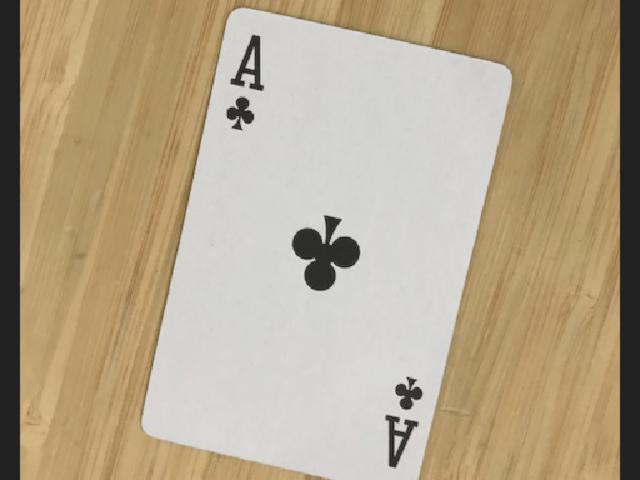
#> input picture generatedCards/clubs-1-10-zoom0.2-contrast0.8-sharp0.5.JPG, 640 x 480 px, given as the content of the folder /all_real_images/, which was not available
$ python create_images.py generatedCards/clubs-1-10-zoom0.2-contrast0.8-sharp0.5.JPG   (older library calls are emulated)
#> lines starting #> are read from the running program, lines starting #| are printed output that depends on the picture; pictures that were not available may be replaced by others from this repository, and a replacement may not be noted
from PIL import Image, ImageFilter, ImageEnhance
import sys,os

'''
This file loads images from a given folder, creates a new set of augmented images,
and saves them in another folder.
'''

def loadImagesAndNames(directory):
    realImages = []
    names = [name for name in os.listdir(directory) if name != ".DS_Store"]
    for item in names:
        if os.path.isfile(directory+item):
            image = Image.open(directory+item)
            if hasattr(image, '_getexif'):
                orientation = 0x0112
                exif = image._getexif()
                if exif is not None:
                    orientation = exif[orientation]
                    rotations = {
                        3: Image.ROTATE_180,
                        6: Image.ROTATE_270,
                        8: Image.ROTATE_90
                    }
                    if orientation in rotations:
                        image = image.transpose(rotations[orientation])
            realImages.append(image)
    return realImages, names

def rotateImages(images):
    # rotate them 90 degrees to make them vertical.
    rotatedImages = []
    for image in images:
        rotatedImage = image.rotate(90)
        rotatedImages.append(rotatedImage)
    return rotatedImages

def scaleImages(images):
    # scale the images: 480x640 -> 120x160
    size = [120,160]
    scaledImages = []
    for image in images:
        scaledImage = image.resize(size, Image.ANTIALIAS)
        scaledImages.append(scaledImage)
    return scaledImages

#for a image, return contrasted images.
def contrast(image, name, contrastRate, numberImages):
    contrastedImages = []
    contraster = ImageEnhance.Contrast(image)
    i = 1.0 - contrastRate
    while len(contrastedImages) < numberImages:
        contrastedImages.append((contraster.enhance(i), createNewName(name, i, 'contrast')))
        i = i - contrastRate
    return contrastedImages

def color(image, name, colorRate, numberImages):
    colorImages = []
    colorer = ImageEnhance.Color(image)
    i = 1.0 - colorRate
    while len(colorImages) < numberImages:
        colorImages.append((colorer.enhance(i), createNewName(name, i, 'color')))
        i = i - colorRate
    return colorImages

def brightness(image, name, brightRate, numberImages):
    brightImages = []
    brighter = ImageEnhance.Brightness(image)
    i = 1.0 - brightRate
    while len(brightImages) < numberImages:
        brightImages.append((brighter.enhance(i), createNewName(name, i, 'bright')))
        i = i - brightRate
    return brightImages

# from 1 to 2 in more sharp, from 1 to 0 is more blurry.
def sharpness(image, name, sharpRate, numberImages):
    sharpImages = []
    sharpness = ImageEnhance.Sharpness(image)
    i = 1.0 - sharpRate
    j = 1.0 + sharpRate
    while len(sharpImages) < numberImages:
        sharpImages.append((sharpness.enhance(i), createNewName(name, i, 'sharp')))
        i = i - sharpRate
        sharpImages.append((sharpness.enhance(j), createNewName(name, j, 'sharp')))
        j = j + sharpRate
    return sharpImages

#zoomIn eliminating X pixels from every boundary.
def zoomIn(image, zoomProportion):
    croplimit1 = 0+float(image.size[0])*float(zoomProportion/2)
    croplimit2 = 0+float(image.size[1])*float(zoomProportion/2)
    croplimit3 = image.size[0]-float(image.size[0])*float(zoomProportion/2)
    croplimit4 = image.size[1]-float(image.size[1])*float(zoomProportion/2)
    croppedImage = image.crop((croplimit1, croplimit2, croplimit3, croplimit4))
    resizedImage = croppedImage.resize(image.size)
    return resizedImage

# return an array of zoomed-in images. Includes the initial image.
def multipleZoom(image, name, zoomRate, NumberOfImages):
    i = 0.00
    zoomInImages = []
    while len(zoomInImages) < NumberOfImages:
        zoomInImages.append((zoomIn(image, i), createNewName(name, i, 'zoom')))
        i = i + zoomRate
    return zoomInImages

def createNewName(baseName, rate, effect):
    #I split only the last point (associated to the extension).
    nameSplit = baseName.rsplit('.', 1)
    newName = nameSplit[0]+'-'+effect+str(rate)+'.'+nameSplit[1]
    return newName

def saveImages(imageListTuple, newDirectory):
    for im in imageListTuple:
        directory = str(newDirectory+str(im[1]))
        im[0].save(directory, 'JPEG')

''' from a file, return a list of tuples (image, name) for every image created.
(original images are included in the list also)
For the case of 80 original images (10 for each 6 and As), the function generates 8.400 images.'''
def generateSampleOfImages(realCardsDirectory):
    #first create a list of cards and a list of names, from pictures in a folder.
    realCards, names = loadImagesAndNames(realCardsDirectory)
    #realCards = rotateImages(realCards)
    realCards = scaleImages(realCards)
    #I create a list of tuples for the new images
    # and the names associated with them.
    newImages = []
    #first add zoomed-in images.
    for i, card in enumerate(realCards):
        zoomImages = multipleZoom(card, names[i], 0.05, 5)
        # here I add the new card and its type.
        newImages = newImages + zoomImages
    print(len(newImages))
    #add modified images (contrast, new color, brightness)
    modifiedList = []
    for im in newImages:
        modifiedList = modifiedList + contrast(im[0], im[1], 0.2, 2)
        modifiedList = modifiedList + color(im[0], im[1], 0.3, 1)
        modifiedList = modifiedList + brightness(im[0], im[1], 0.2, 3)
    newImages = newImages + modifiedList
    print(len(newImages))
    # I combine sharpness with all the other modifications.
    sharpList = []
    for im in newImages:
        sharpList = sharpList + sharpness(im[0], im[1], 0.5, 2)
    newImages = newImages + sharpList
    print('new set of images have '+str(len(newImages))+' images.')
    return newImages


'''To generate the cards, yo have to specify the directory where the original cards are,
and the directory where the new cards will be saved.
Do not run this before emptying the folder where the new cards will be.
'''
def main():
    realCardsDirectory = os.path.dirname(sys.argv[0]) + '/all_real_images/'
    Images = generateSampleOfImages(realCardsDirectory)
#> in loadImagesAndNames, image is the input picture: PIL image 640x480 RGB; mean R, G, B 181.3, 165.7, 139.8
#> in generateSampleOfImages, `realCards, names = loadImagesAndNames(realCardsDirectory)`: realCards = 1 item
#> the loop in scaleImages, `for image in images:` made 1 pass
#> pass 1, in scaleImages, `scaledImage = image.resize(size, Image.ANTIALIAS)`:
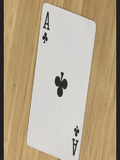
#> scaledImage: PIL image 120x160 RGB; mean R, G, B 181.3, 165.7, 139.8
#> the loop in generateSampleOfImages, `for i, card in enumerate(realCards):` made 1 pass
#> pass 1, in zoomIn (call 2), `croppedImage = image.crop((croplimit1, croplimit2, croplimit3, croplim..`:
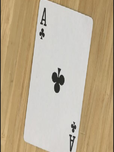
#> croppedImage: PIL image 114x152 RGB; mean R, G, B 189.6, 173.8, 147.2
#> pass 1, in zoomIn (call 2), `resizedImage = croppedImage.resize(image.size)`:
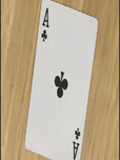
#> resizedImage: PIL image 120x160 RGB; mean R, G, B 189.6, 173.8, 147.2
#> pass 1, in zoomIn (call 3), `croppedImage = image.crop((croplimit1, croplimit2, croplimit3, croplim..`:
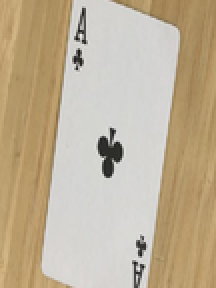
#> croppedImage: PIL image 108x144 RGB (shown 2 times larger); mean R, G, B 192.2, 177.2, 151.9
#> pass 1, in zoomIn (call 3), `resizedImage = croppedImage.resize(image.size)`:
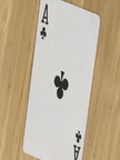
#> resizedImage: PIL image 120x160 RGB; mean R, G, B 192.2, 177.2, 151.9
#| 5
#> the loop in generateSampleOfImages, `for im in newImages:` made 5 passes
#> in generateSampleOfImages, `newImages = newImages + modifiedList`: newImages = 35 items
#| 35
#> the loop in generateSampleOfImages, `for im in newImages:` made 35 passes
#> in generateSampleOfImages, `newImages = newImages + sharpList`: newImages = 105 items
#| new set of images have 105 images.
#> Images = 105 items
    newDirectory = os.path.dirname(sys.argv[0]) + '/generatedCards/'
    saveImages(Images, newDirectory)
#> the loop in saveImages, `for im in imageListTuple:` made 105 passes
    return

if __name__ == '__main__':
    main()

$ run again, on generatedCards/clubs-1-3-zoom0.2-contrast0.8.JPG
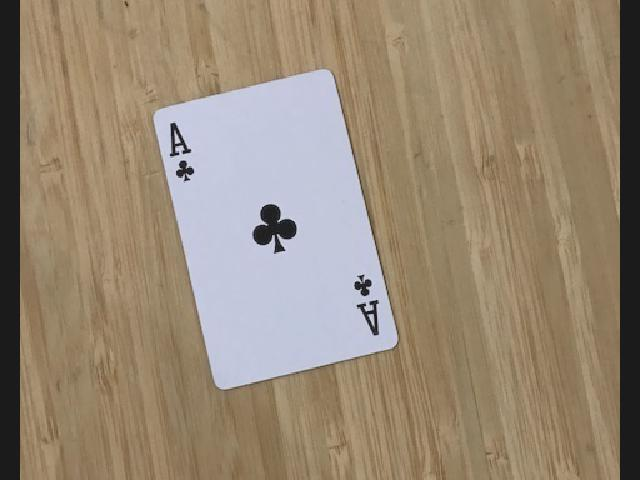
#> input picture generatedCards/clubs-1-3-zoom0.2-contrast0.8.JPG, 640 x 480 px, given as the content of the folder /all_real_images/, which was not available
#> in loadImagesAndNames, image is the input picture: PIL image 640x480 RGB; mean R, G, B 152, 136.3, 116.8
#> realCards = 1 item; names = ['clubs-1-3-zoom0.2-contrast0.8.JPG']
#> the loop in scaleImages, `for image in images:` made 1 pass
#> pass 1, in scaleImages, `scaledImage = image.resize(size, Image.ANTIALIAS)`:
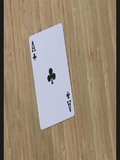
#> scaledImage: PIL image 120x160 RGB; mean R, G, B 151.9, 136.3, 116.8
#> after the loop in scaleImages, `for image in images:`: scaledImages = 1 item
#> the loop in generateSampleOfImages, `for i, card in enumerate(realCards):` made 1 pass
#> pass 1, in zoomIn (call 3), `croppedImage = image.crop((croplimit1, croplimit2, croplimit3, croplim..`:
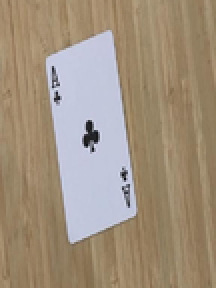
#> croppedImage: PIL image 108x144 RGB (shown 2 times larger); mean R, G, B 161.2, 145.4, 125.9
#| 5
#> the loop in generateSampleOfImages, `for im in newImages:` made 5 passes
#> in generateSampleOfImages, `newImages = newImages + modifiedList`: newImages = 35 items
#| 35
#> the loop in generateSampleOfImages, `for im in newImages:` made 35 passes
#> in generateSampleOfImages, `newImages = newImages + sharpList`: newImages = 105 items
#| new set of images have 105 images.
#> the loop in saveImages, `for im in imageListTuple:` made 105 passes

$ run again, on generatedCards/clubs-1-4-zoom0.1-contrast0.6-sharp1.5.JPG
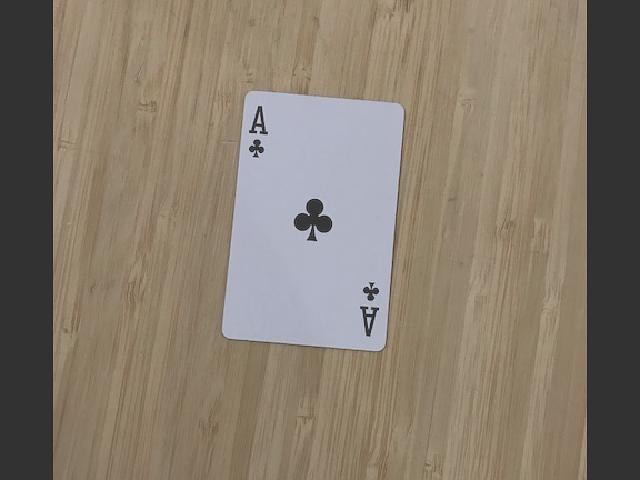
#> input picture generatedCards/clubs-1-4-zoom0.1-contrast0.6-sharp1.5.JPG, 640 x 480 px, given as the content of the folder /all_real_images/, which was not available
#> in loadImagesAndNames, image is the input picture: PIL image 640x480 RGB; mean R, G, B 134.2, 123.1, 108.7
#> realCards = 1 item
#> the loop in scaleImages, `for image in images:` made 1 pass
#> pass 1, in scaleImages, `scaledImage = image.resize(size, Image.ANTIALIAS)`:
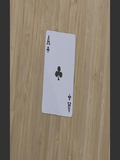
#> scaledImage: PIL image 120x160 RGB; mean R, G, B 134.3, 123.1, 108.7
#> the loop in generateSampleOfImages, `for i, card in enumerate(realCards):` made 1 pass
#> pass 1, in zoomIn (call 3), `resizedImage = croppedImage.resize(image.size)`:
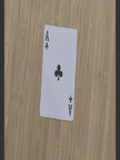
#> resizedImage: PIL image 120x160 RGB; mean R, G, B 144, 131.9, 116.6
#| 5
#> the loop in generateSampleOfImages, `for im in newImages:` made 5 passes
#> in generateSampleOfImages, `newImages = newImages + modifiedList`: newImages = 35 items
#| 35
#> the loop in generateSampleOfImages, `for im in newImages:` made 35 passes
#> in generateSampleOfImages, `newImages = newImages + sharpList`: newImages = 105 items
#| new set of images have 105 images.
#> the loop in saveImages, `for im in imageListTuple:` made 105 passes
